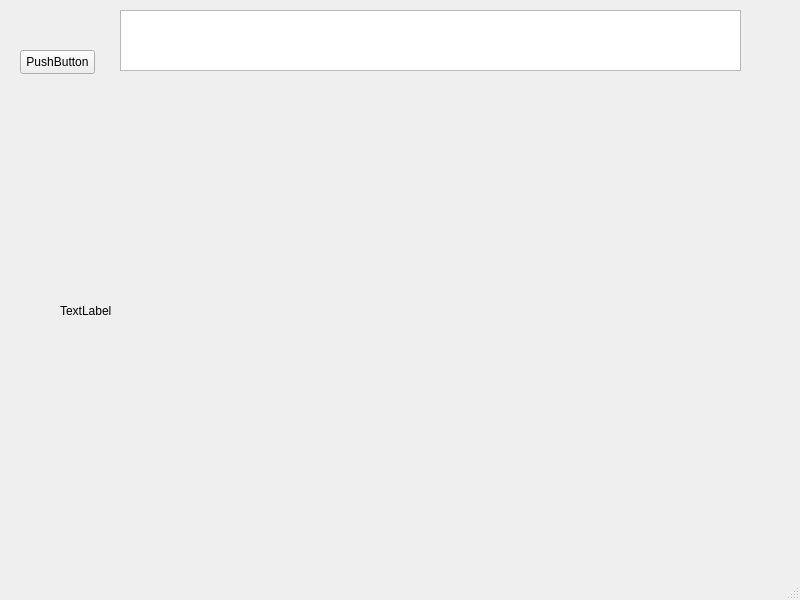
<?xml version="1.0" encoding="UTF-8"?>
<ui version="4.0">
 <class>MainWindow</class>
 <widget class="QMainWindow" name="MainWindow">
  <property name="geometry">
   <rect>
    <x>0</x>
    <y>0</y>
    <width>800</width>
    <height>600</height>
   </rect>
  </property>
  <property name="windowTitle">
   <string>MainWindow</string>
  </property>
  <widget class="QWidget" name="centralwidget">
   <widget class="QPushButton" name="pushButton">
    <property name="geometry">
     <rect>
      <x>20</x>
      <y>50</y>
      <width>75</width>
      <height>24</height>
     </rect>
    </property>
    <property name="text">
     <string>PushButton</string>
    </property>
   </widget>
   <widget class="QLabel" name="label">
    <property name="geometry">
     <rect>
      <x>60</x>
      <y>90</y>
      <width>671</width>
      <height>441</height>
     </rect>
    </property>
    <property name="text">
     <string>TextLabel</string>
    </property>
    <property name="wordWrap">
     <bool>true</bool>
    </property>
   </widget>
   <widget class="QTextEdit" name="textEdit">
    <property name="geometry">
     <rect>
      <x>120</x>
      <y>10</y>
      <width>621</width>
      <height>61</height>
     </rect>
    </property>
   </widget>
  </widget>
  <widget class="QMenuBar" name="menubar">
   <property name="geometry">
    <rect>
     <x>0</x>
     <y>0</y>
     <width>800</width>
     <height>22</height>
    </rect>
   </property>
  </widget>
  <widget class="QStatusBar" name="statusbar"/>
 </widget>
 <resources/>
 <connections/>
</ui>
